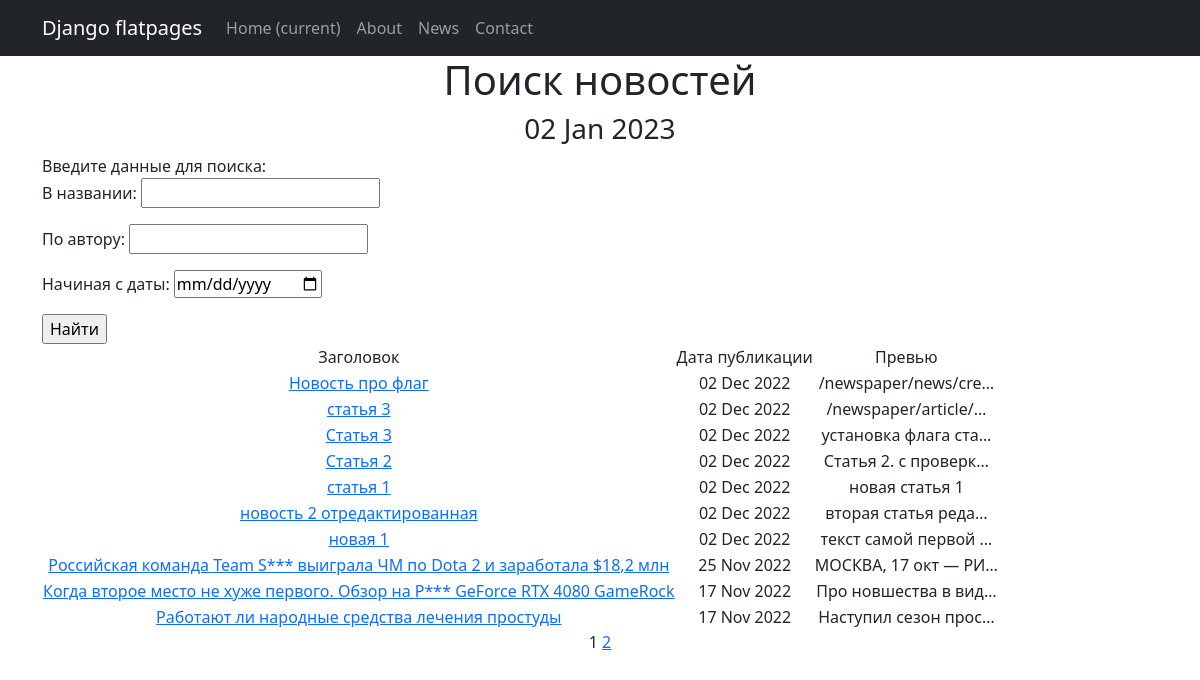
Page /newspaper/search on the committed database.
### news_app/models.py (models this page shows, shortened)
class Post(models.Model):
    date_time_in = models.DateTimeField(auto_now_add=True)
    is_news = models.BooleanField(default=True)  # True - новость, False - статья
    title = models.CharField(max_length=255)
    text = models.TextField()
    rating = models.IntegerField(default=0)
    author = models.ForeignKey('Author', on_delete=models.CASCADE)
    category = models.ManyToManyField('Category', through='PostCategory')

### news_app/views.py (the view)
# urls.py: path('search', PostSearchList.as_view(), name='news_search'),
class PostSearchList(ListView):
    model = Post
    ordering = '-date_time_in'
    template_name = 'news_search.html'
    context_object_name = 'news_list'
    paginate_by = 10
    def get_queryset(self):
        queryset = super().get_queryset()
        self.filterset = PostFilter(self.request.GET, queryset)
        return self.filterset.qs
    def get_context_data(self, **kwargs):
        context = super().get_context_data(**kwargs)
        context['filterset'] = self.filterset
        return context

### news_app/templatetags/custom_filters.py (called while the page is built)
@register.filter()
def censor(value):
   try:
      if not isinstance(value, str):
         raise CensorException("Error: is not a text")
      for word in CENSORED_WORDS:
         if word in value:
            value = value.replace(word, word[:1]+"***")
         if word.capitalize() in value:
            value = value.replace(word.capitalize(), word.capitalize()[:1]+"***")
      return value
   except CensorException as e:
      print (e)

### news_app/templatetags/custom_tags.py (called while the page is built)
@register.simple_tag()
def current_time(format_string='%b %d %Y'):
   return datetime.utcnow().strftime(format_string)

@register.simple_tag(takes_context=True)
def url_replace(context, **kwargs):
   d = context['request'].GET.copy()
   for k, v in kwargs.items():
       d[k] = v
   return d.urlencode()

### templates/news_search.html (shortened to what this page needs)
{% extends 'flatpages/default.html' %}
{% load custom_filters %}
{% load custom_tags %}
{% block content %}
   <h1>Поиск новостей</h1>
    <h3>{% current_time '%d %b %Y' %}</h3>
   <div align="left">
       Введите данные для поиска:
        <form action="" method="get">
           {{ filterset.form.as_p }}
           <input type="submit" value="Найти" />
       </form>
   </div>
   {% if news_list %}
       <table>
           <tr>
               <td>Заголовок</td>
               <td>Дата публикации</td>
               <td>Превью</td>
           </tr>
           {% for news in news_list %}
           <tr>
               <td><a href="{{ news.id }}">{{ news.title|censor }}</a></td>
               <td>{{ news.date_time_in | date:'d M Y' }}</td>
               <td>{{ news.text | truncatechars:20 }}</td>
           </tr>
           {% endfor %}
       </table>
   {% else %}
       <h2>Новостей нет!</h2>
   {% endif %}
   {{ page_obj.number }}
   {% if page_obj.has_next %}
       <a href="?{% url_replace page=page_obj.next_page_number %}">{{ page_obj.next_page_number }}</a>
   {% endif %}
{% endblock content %}

### rows in the picture
Post: title|censor "Новость про флаг", date_time_in "02 Dec 2022", text "/newspaper/news/cre…"
Post: title|censor "статья 3", date_time_in "02 Dec 2022", text "/newspaper/article/…"
Post: title|censor "Статья 3", date_time_in "02 Dec 2022", text "установка флага ста…"
Post: title|censor "Статья 2", date_time_in "02 Dec 2022", text "Статья 2. с проверк…"
Post: title|censor "статья 1", date_time_in "02 Dec 2022", text "новая статья 1"
Post: title|censor "новость 2 отредактированная", date_time_in "02 Dec 2022", text "вторая статья реда…"
Post: title|censor "новая 1", date_time_in "02 Dec 2022", text "текст самой первой …"
Post: title|censor "Российская команда Team S*** выиграла ЧМ по Dota 2 и заработала $18,2 млн", date_time_in "25 Nov 2022", text "МОСКВА, 17 окт — РИ…"
Post: title|censor "Когда второе место не хуже первого. Обзор на P*** GeForce RTX 4080 GameRock", date_time_in "17 Nov 2022", text "Про новшества в вид…"
Post: title|censor "Работают ли народные средства лечения простуды", date_time_in "17 Nov 2022", text "Наступил сезон прос…"

### other values in the picture
{{ page_obj.number }} "1"
{{ page_obj.next_page_number }} "2"
